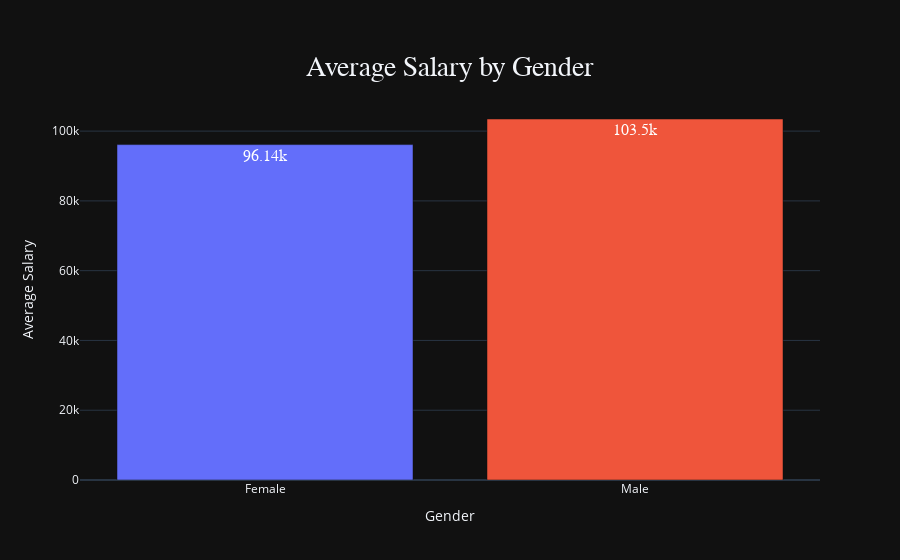

The notebook cell this image was saved under:
### Markdown cell above
#### What is the average salary by gender?

### Code cell
# Create an interactive bar plot for average Salary by Gender
fig = px.bar(
    df.groupby('Gender')['Salary'].mean().reset_index(),
    x='Gender',
    y='Salary',
    color='Gender',
    title='Average Salary by Gender',
    template='plotly_dark',
    labels={'Salary': 'Average Salary'},
    text_auto = "0.4s" 
)

custom_layout(fig) 

fig.update_traces(
    textfont={
        'size': 16,
        'family': 'Arial',
        'color': '#FFFFFF' 
    },
    hovertemplate='<b>Gender</b>: %{x}<br><b>Average Salary</b>: $%{y:0.4s}<extra></extra>'
)


iplot(fig)

### Figure 1 — Plotly figure (JSON) as saved in the notebook; plotly's stock layout.template omitted (floating-point values rounded to 4 significant figures)
{"data": [{"alignmentgroup": "True", "hovertemplate": "<b>Gender</b>: %{x}<br><b>Average Salary</b>: $%{y:0.4s}<extra></extra>", "legendgroup": "Female", "marker": {"color": "#636efa", "pattern": {"shape": ""}}, "name": "Female", "offsetgroup": "Female", "orientation": "v", "showlegend": true, "textfont": {"color": "#FFFFFF", "family": "Arial", "size": 16}, "textposition": "auto", "texttemplate": "%{y:0.4s}", "type": "bar", "x": ["Female"], "xaxis": "x", "y": [96140.0], "yaxis": "y"}, {"alignmentgroup": "True", "hovertemplate": "<b>Gender</b>: %{x}<br><b>Average Salary</b>: $%{y:0.4s}<extra></extra>", "legendgroup": "Male", "marker": {"color": "#EF553B", "pattern": {"shape": ""}}, "name": "Male", "offsetgroup": "Male", "orientation": "v", "showlegend": true, "textfont": {"color": "#FFFFFF", "family": "Arial", "size": 16}, "textposition": "auto", "texttemplate": "%{y:0.4s}", "type": "bar", "x": ["Male"], "xaxis": "x", "y": [103500.0], "yaxis": "y"}], "layout": {"barmode": "relative", "hoverlabel": {"bgcolor": "#111", "font": {"family": "Arial", "size": 16}}, "legend": {"title": {"text": "Gender"}, "tracegroupgap": 0}, "showlegend": false, "title": {"font": {"family": "Arial", "size": 28}, "text": "Average Salary by Gender", "x": 0.5, "xanchor": "center", "y": 0.9, "yanchor": "top"}, "xaxis": {"anchor": "y", "categoryarray": ["Female", "Male"], "categoryorder": "array", "domain": [0, 1], "title": {"text": "Gender"}}, "yaxis": {"anchor": "x", "domain": [0, 1], "title": {"text": "Average Salary"}}}}
